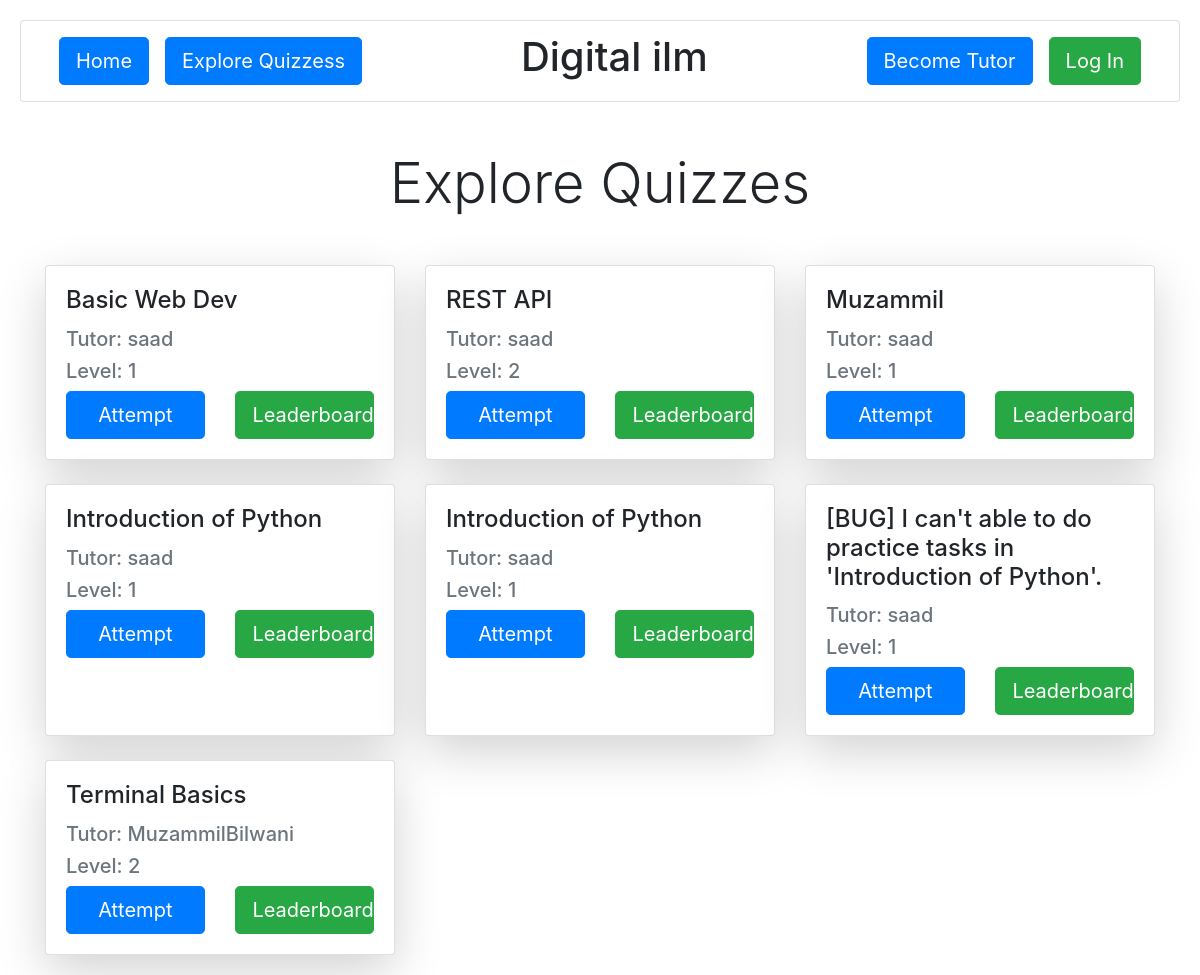
/learn/, run on an earlier commit of the app's database.
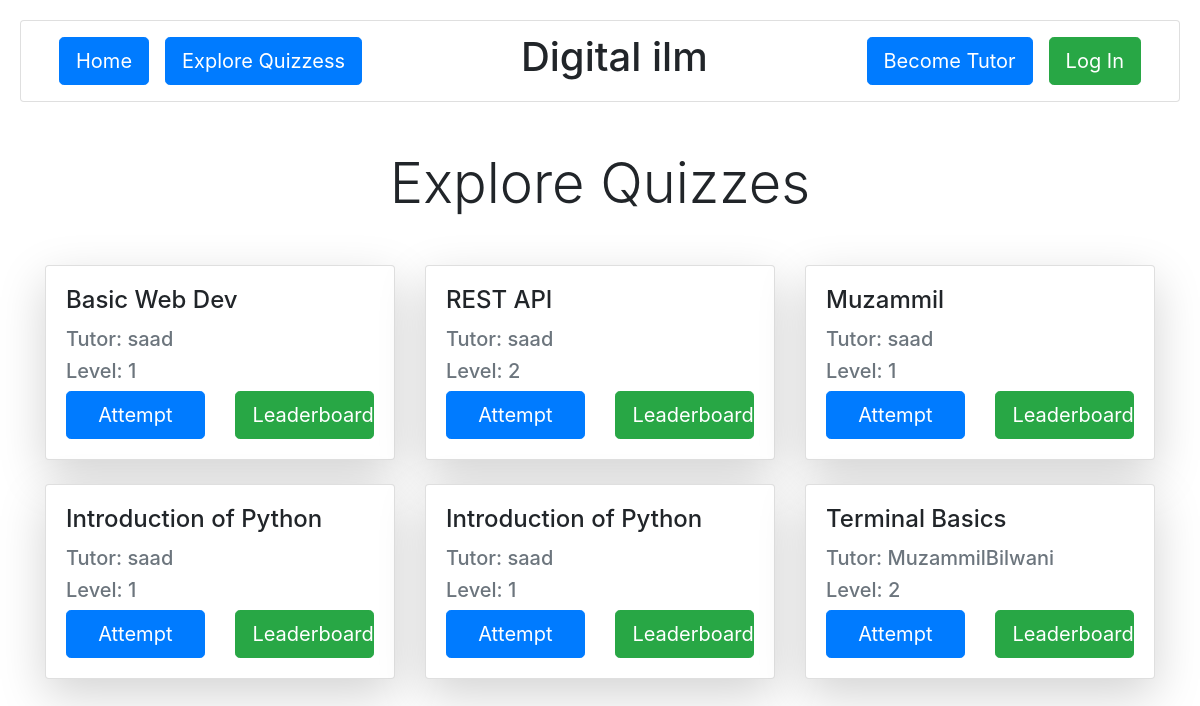
And on a later commit of the database.
### learn/models.py (models this page shows, shortened)
class QuestionSheet(models.Model):
    title = models.CharField(max_length=200)
    tutor = models.ForeignKey(User, on_delete=models.CASCADE, related_name="tutor")
    l = [
        (1, 1),
        (2, 2),
        (3, 3),
        (4, 4),
        (5, 5)]
    level = models.IntegerField(choices=l, default=1)

### learn/views.py (the view)
# urls.py: path('', views.explore_quizzes , name="explore-quizzes"),
def explore_quizzes(request):
    questions_sheet = QuestionSheet.objects.all()
    return render(request, 'explore_quizzes.html', {"questions": questions_sheet})

### learn/templates/explore_quizzes.html (shortened to what this page needs)
{% extends "layout.html" %}
{% block body %}
    <div class="container mt-5">
        <h1 class="display-4 text-center mb-5">Explore Quizzes</h1>
        <div class="row g-4">
            {% for question in questions %}
            <div class="col-12 col-sm-12 col-md-6 col-lg-4">
                    <div class="card h-100 shadow-lg">
                        <div class="card-body">
                            <h4 class="card-title">{{ question.title }}</h4>
                            <h5 class="text-muted mb-2">Tutor: {{ question.tutor }}</h5>
                            <h5 class="text-muted mb-2">Level: {{ question.level }}</h5>
                            <div class="edit-inspect"
                            style="
                            display: flex;
                            align-items: center;
                            justify-content: space-between;
                            ">
                                <a href="{% url 'question_sheet_by_id' question.id %}" class="btn btn-primary btn-lg mt-auto"
                                style="
                                width: 45%;
                                ">Attempt</a>
                                <a href="{% url 'leaderboard_by_id' question.id %}" class="btn btn-success btn-lg" style="
                                width: 45%;
                                ">Leaderboard</a>
                            </div>
                        </div>
                    </div>
                </div>
            {% endfor %}
        </div>
    </div>
{% endblock %}

What changed in the data, as far as the page shows it:
removed QuestionSheet: title "[BUG] I can't able to do practice tasks in 'Introduction of Python'.", tutor "saad", level "1"
